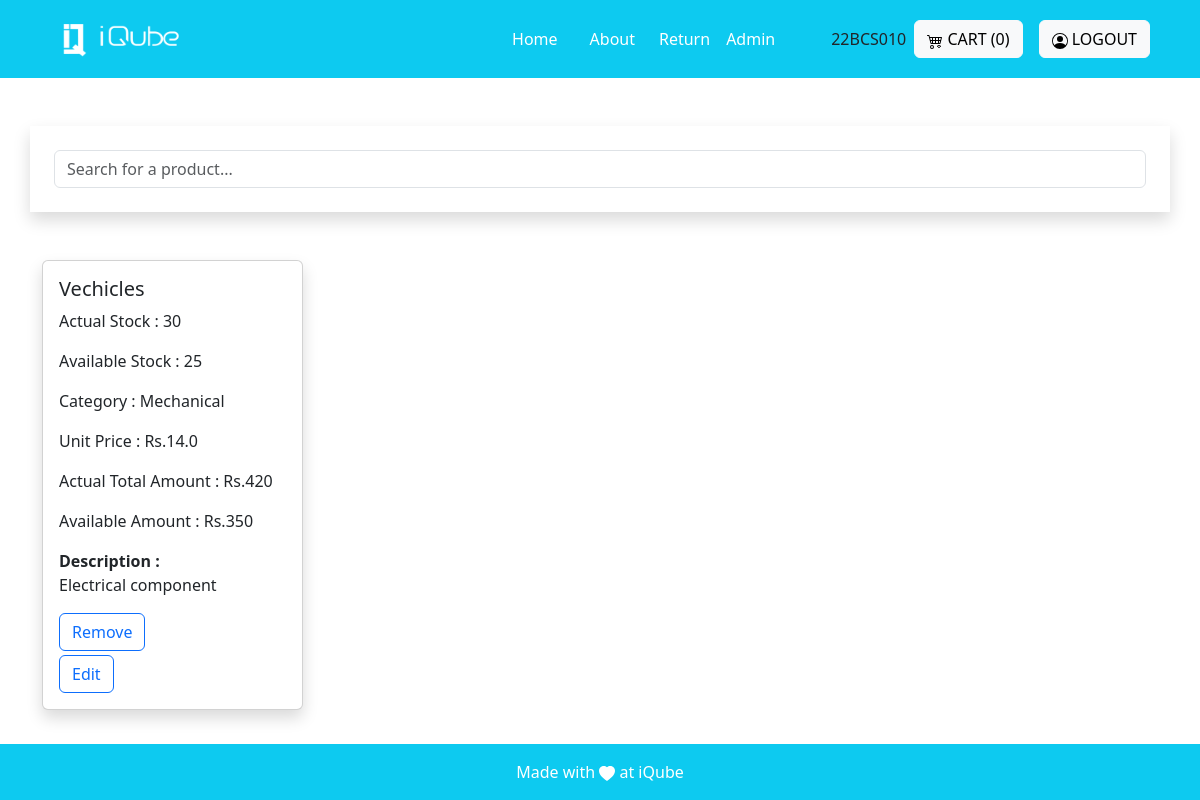
/product/ (signed in), run on an earlier commit of the app's database.
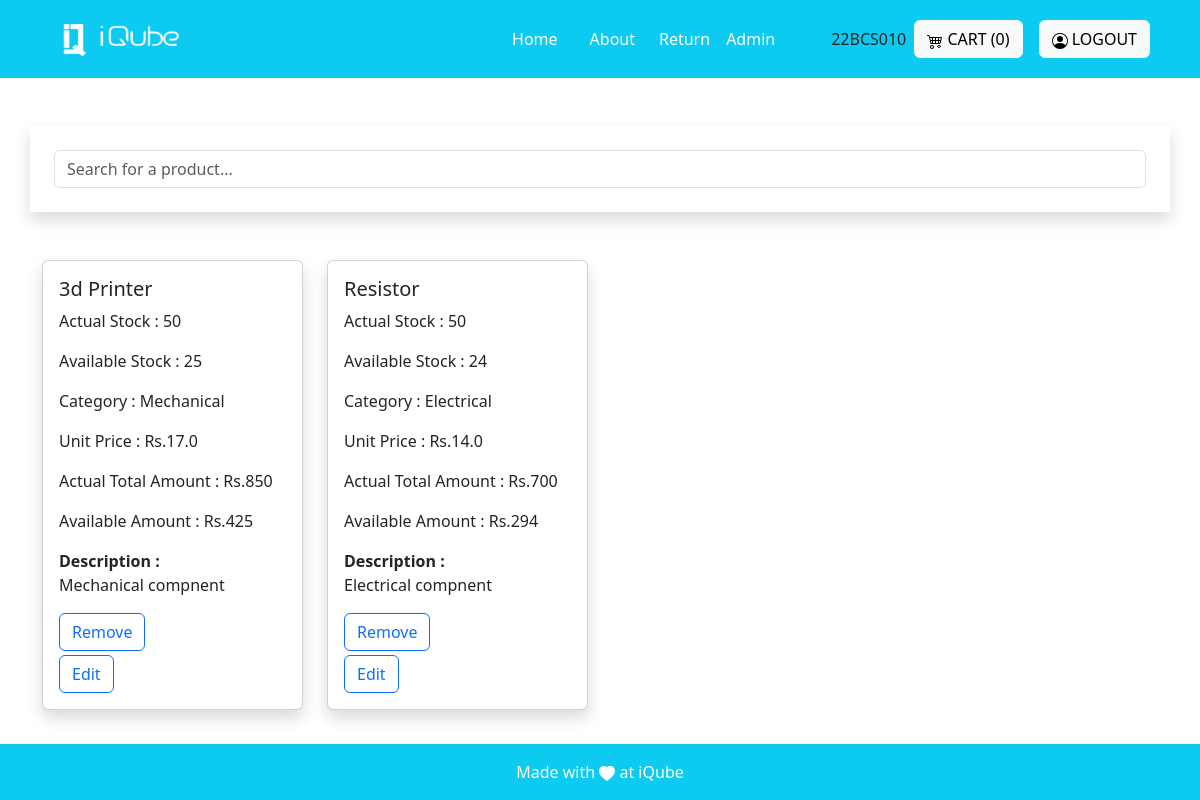
And on a later commit of the database.
### invention/models.py (models this page shows, shortened)
class Product(models.Model):
    name=models.CharField(max_length=255)
    decription=models.CharField(max_length=100)
    actual_count=models.PositiveIntegerField()
    available_count=models.PositiveIntegerField()
    dummy_count = models.PositiveIntegerField()
    category= models.ForeignKey('Category', on_delete=models.CASCADE)
    sub_category = models.ForeignKey('SubCategory', on_delete = models.CASCADE)
    created_at = models.DateTimeField(auto_now=True)
    image = models.ImageField(upload_to='images')
    actual_price = models.PositiveIntegerField()
    available_price = models.PositiveIntegerField()
    unit_price = models.FloatField()
    is_active = models.BooleanField(default = False)
    created_by = models.ForeignKey(User, on_delete=models.CASCADE)

class Category(models.Model):
    name=models.CharField(max_length=25)
    created_by = models.ForeignKey(User, on_delete=models.CASCADE)
    created_at=models.DateTimeField(auto_now=True)
    class Meta:
        verbose_name_plural = 'Categories'
    def __str__(self):
        return str(self.name)

### invention/decorators.py (the view)
        def wrapper_func(request, *args, **kwargs):
            group = None
            mail=AdminMail.objects.all()
            p=0
            for i in mail:
                if request.user.email==i.mail:
                    p=10
            if request.user.groups.exists():
                group = request.user.groups.all()[0].name
            if (group in allowed_roles) or (p==10):
              return view_func(request, *args, **kwargs)
            else:
                return render(request, 'core/no_permission.html')

### invention/views.py (called while the page is built)
@ratelimit(key='ip', rate='10/m', method=ratelimit.ALL, block=True)
@allowed_user(allowed_roles=(['admin', 'superadmin']))
@login_required(login_url='login')
def view_product(request):
    products = Product.objects.all()
    cart=Cart.objects.filter(created_by=request.user)
    count = cart.count()
    return render(request, 'adminview/product.html', {'products':products, 'count':count,})

### invention/templates/adminview/product.html (shortened to what this page needs)
{% extends 'base.html' %}
{% block base %}
<div class="container p-4 shadow mb-5 mt-5" id="search">
  <input type="text" id="searchInput" class="form-control" placeholder="Search for a product...">
</div>
<div class="container my-4" id="productsContainer">
  <div class="row row-cols-1 row-cols-md-4 g-4" id="productList">
    {% for product in products reversed %}
    <div class="col product-card">
      <div class="card shadow">
        <div class="card-body">
          <h5 class="card-title">{{ product.name }}</h5>
          <p class="card-text">Actual Stock : {{ product.actual_count }}</p>
          <p class="card-text">Available Stock : {{ product.available_count }}</p>
          <p class="card-text">Category :  {{ product.category }}</p>
          <p class="card-text">Unit Price : Rs.{{ product.unit_price}}</p>
          <p class="card-text">Actual Total Amount : Rs.{{product.actual_price}}</p>
          <p class="card-text">Available Amount : Rs.{{product.available_price}}</p>
          <p class="card-text"><b>Description : </b><br>{{ product.decription }}</p>
          <a href="{% url 'delete_product' product.id %}"><button class="btn btn-outline-primary"  onclick="return confirmRemoveItem('{{product.id }}')">Remove</button></a>
          <form action="{% url 'edit_product_view' product.id %}">
         <button class="mt-1 btn btn-outline-primary">Edit</button>
        </form>
        </div>
      </div>
    </div>
    {% empty %}
    <p>Not yet added</p>
    {% endfor %}
  </div>
</div>
{% endblock %}

### invention/templates/base.html (shortened to what this page needs)
{% load static %}
<!DOCTYPE html>
<html lang="en">
<head>
    <link href="https://cdn.jsdelivr.net/npm/bootstrap@5.3.2/dist/css/bootstrap.min.css" rel="stylesheet"
>
</head>
<body>
    <nav class="sticky-top navbar navbar-expand-lg navbar-dark bg-info p-3">
    <div class="container">
            <a class="navbar-brand" href="#">
                <img src="{% static 'images/logo-white.png' %}" alt="Logo" height="36" width="150">
            </a>
            <div class="collapse navbar-collapse justify-content-end" id="navbarNav">
                <ul class="navbar-nav mx-5">
                    <li class="nav-item mx-2">
                        <a class="nav-link active" href="{% url 'Home'%}">Home</a>
                    </li>
                    <li class="nav-item mx-2">
                        <a class="nav-link active" href="{% url 'About' %}">About</a>
                    </li>
                    <li>
                        <a href="/return_form" class="nav-link active">Return</a>
                    </li>
                    {% for group in request.user.groups.all %}
                        {% if group.name == 'admin' or group.name == 'superadmin' %}
                    <li>
                        <a class="nav-link active" href="{% url 'admin_views' %}">Admin</a>
                    </li>
                        {% endif %}
                    {% endfor %}
                </ul>
            </div>
            {{request.user.username}}
            <div class="mt-3 mt-lg-0 mx-2">
                <a class="btn btn-light" href="{% url 'view_cart' %}">
                    CART ({{count}})
                </a>
            </div>
            {% if not user.is_authenticated %}
            <div class="mt-3 mt-lg-0 mx-2">
                <a class="btn btn-light" href="{% url "social:begin" 'azuread-tenant-oauth2' %}">
                    <svg xmlns="http://www.w3.org/2000/svg" width="16" height="16" fill="currentColor" class="bi bi-person-circle" viewBox="0 0 16 16">
                    <path d="M11 6a3 3 0 1 1-6 0 3 3 0 0 1 6 0"/>
                        <path fill-rule="evenodd" d="M0 8a8 8 0 1 1 16 0A8 8 0 0 1 0 8m8-7a7 7 0 0 0-5.468 11.37C3.242 11.226 4.805 10 8 10s4.757 1.225 5.468 2.37A7 7 0 0 0 8 1"/>
                    </svg>
                    LOGIN
                </a>
            </div>
            {% else %}
            <div class="mt-3 mt-lg-0 mx-2">
                <a class="btn btn-light" href="{% url 'logout' %}">
                    LOGOUT
                </a>
            </div>
            {% endif %}
        </div>
    </nav>
    <main>
        <div>
            {% block base %}{% endblock %}
        </div>
    </main>
    <footer class="bg-light text-center text-lg-start fixed-bottom">
        <div class="text-center p-2 bg-info p-3" style=" color: white;">
            <div>Made with
                <svg xmlns="http://www.w3.org/2000/svg" width="16" height="16" fill="currentColor"
                    class="bi bi-heart-fill" viewBox="0 0 16 16">
                    <path fill-rule="evenodd"
                        d="M8 1.314C12.438-3.248 23.534 4.735 8 15-7.534 4.736 3.562-3.248 8 1.314z" />
                </svg>
               at iQube
            </div>
        </div>
    </footer>
</body>
</html>
{% load sweetify %}

What changed in the data, as far as the page shows it:
removed Product: name "Vechicles", actual_count "30", available_count "25", category "Mechanical", unit_price "14.0", actual_price "420", available_price "350", decription "Electrical component"
added Product: name "3d Printer", actual_count "50", available_count "25", category "Mechanical", unit_price "17.0", actual_price "850", available_price "425", decription "Mechanical compnent"
added Product: name "Resistor", actual_count "50", available_count "24", category "Electrical", unit_price "14.0", actual_price "700", available_price "294", decription "Electrical compnent"
